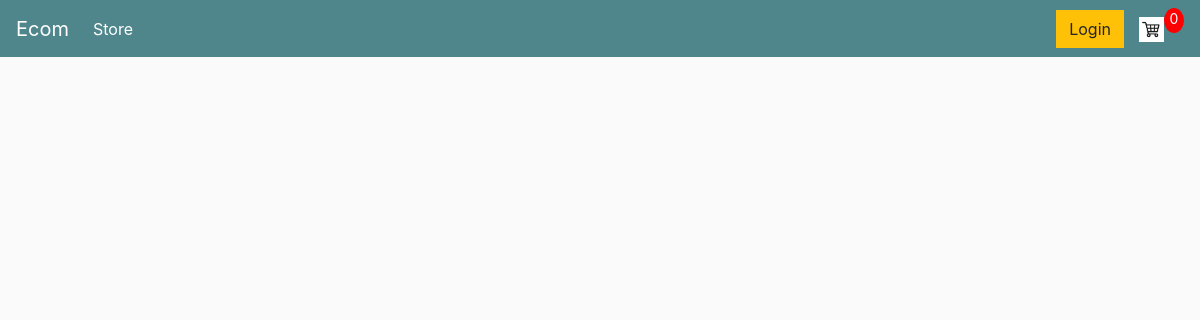
The page /store/ on the database as committed earlier.
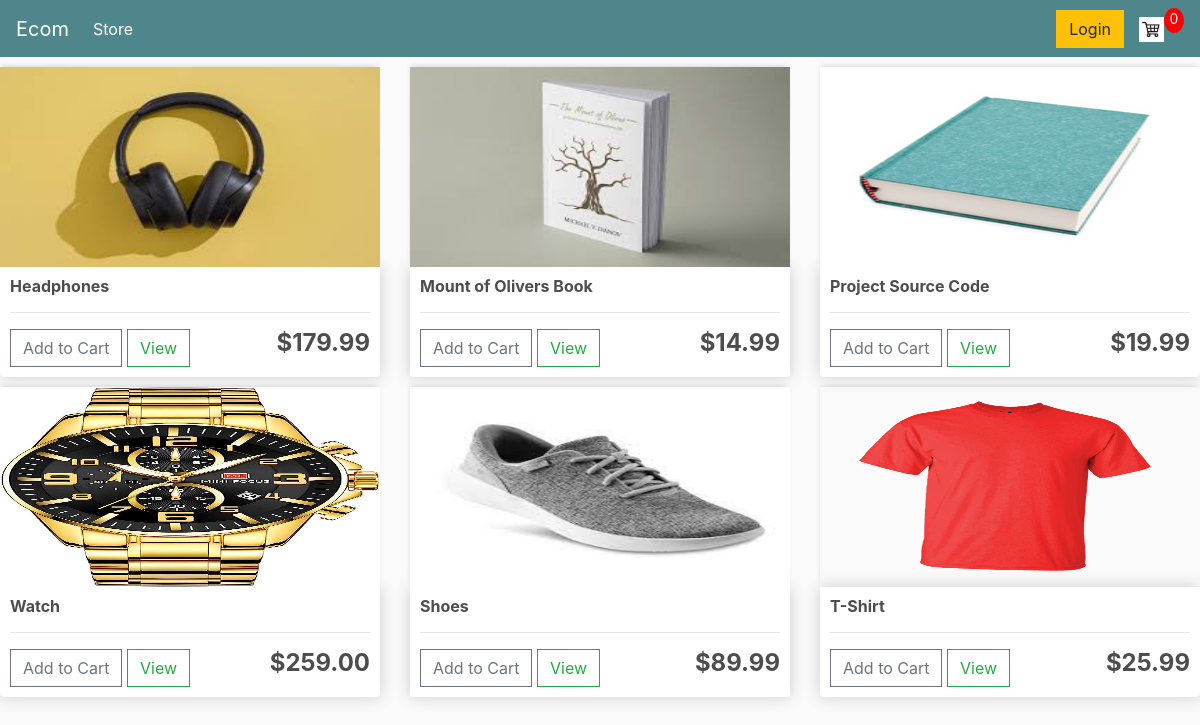
The same page on the database as committed later.
### store/models.py (models this page shows, shortened)
class Product(models.Model):
    name = models.CharField(max_length=200,null=True)
    price = models.DecimalField(null=True,max_digits=7,decimal_places=2)
    digital = models.BooleanField(default=False)
    image = models.ImageField(null=True,blank=True)
    @property
    def imageURL(self):
        try:
            url = self.image.url
        except:
            url= ''
        return url

### store/views.py (the view)
# urls.py: path('',include("store.urls")),
def store(request):
    cookiedata = cookieData(request)
    cartItem = cookiedata['cartItem']
    products = Product.objects.all()
    context = {'products': products,"cartItem":cartItem}
    return render(request,'store.html',context)

### store/utils.py (called while the page is built, shortened)
def cookieCart(request):
    try:
            cart = json.loads(request.COOKIES['cart'])
    except:
        cart = {}
        print("CART:",cart)
    print(cart)
    order = {'totalPrice':0,'totalItems':0,'shipping':False}
    items = []
    cartItem = order['totalItems']
    return {'order':order,'items':items,"cartItem":cartItem}

def cookieData(request):
    if request.user.is_authenticated:
        customer = request.user.customer
        order ,created = Order.objects.get_or_create(customer = customer,complete = False)
        items = order.itemorder_set.all()
        cartItem = order.totalItems
    else:
        cookiedata = cookieCart(request)
        order = cookiedata['order']
        items = cookiedata['items']
        cartItem = cookiedata['cartItem']
    return {'order':order,'items':items,"cartItem":cartItem}

### store/templates/store.html
{% extends 'main.html' %}
{% load static %}
{% block content %}
<div class="row">
    {% for product in  products %}
    <div class="col-lg-4">
        <img class="thumbnail" src="{{product.imageURL}}">
        <div class="box-element product">
            <h6><strong>{{product.name}}</strong></h6>
            <hr>
            <button data-product = {{product.id}} data-action = 'add' class="btn btn-outline-secondary add-btn update-cart">Add to Cart</button>
            <a class="btn btn-outline-success " href="#">View</a>
            <h4 style="display: inline-block; float: right"><strong>${{product.price|floatformat:2}}</strong></h4>
        </div>
    </div>
    {%endfor%}
</div>
{% endblock content %}

### store/templates/main.html (shortened to what this page needs)
<!DOCTYPE html>
{% load static %}
<html>
<head>
	<link rel="stylesheet" href="https://stackpath.bootstrapcdn.com/bootstrap/4.4.1/css/bootstrap.min.css">
	<link rel="stylesheet" type="text/css" href="{% static 'css/main.css' %}">
</head>
<body>
<nav class="navbar navbar-expand-lg navbar-dark bg-dark">
  <a class="navbar-brand" href="{% url 'store' %}">Ecom</a>
  <div class="collapse navbar-collapse" id="navbarSupportedContent">
    <ul class="navbar-nav mr-auto">
      <li class="nav-item active">
        <a class="nav-link" href="{% url 'store' %}">Store <span class="sr-only">(current)</span></a>
      </li>
    </ul>
    <div class="form-inline my-2 my-lg-0">
     	<a href="#"class="btn btn-warning">Login</a>
     	<a href="{% url 'cart' %}">
    		<img  id="cart-icon" src="{% static 'images/cart.jpg' %}">
    	</a>
    	<p id="cart-total">{{cartItem}}</p>
    </div>
  </div>
</nav>
    {%block content%}
    {%endblock content%}
</body>
</html>

### static/css/main.css (style rules this page uses)
body { background-color: hsl(0, 0%, 98%); }
h1, h2, h3, h4, h5, h6 { color: hsl(0, 0%, 30%); }
.box-element { box-shadow: hsl(0, 0%, 80%) 0 0 16px; background-color: #fff; border-radius: 4px; padding: 10px; }
.thumbnail { width: 100%; height: 200px; -webkit-box-shadow: -1px -3px 5px -2px rgba(214, 214, 214, 1); -moz-box-shadow: -1px -3px 5px -2px rgba(214, 214, 214, 1); box-shadow: -1px -3px 5px -2px rgba(214, 214, 214, 1); }
.product { border-radius: 0 0 4px 4px; }
.bg-dark { background-color: #4f868c !important; }
#cart-icon { width: 25px; display: inline-block; margin-left: 15px; }
#cart-total { display: block; text-align: center; color: #fff; background-color: red; width: 20px; height: 25px; border-radius: 50%; font-size: 14px; }
.col-lg-4, .col-lg-6, .col-lg-8, .col-lg-12 { margin-top: 10px; }
.btn { border-radius: 0; }

Rows that differ between the two databases and show on the page:
added Product: imageURL (picture), name "Headphones", price "179.99"
added Product: imageURL (picture), name "Mount of Olivers Book", price "14.99"
added Product: imageURL (picture), name "Project Source Code", price "19.99"
added Product: imageURL (picture), name "Watch", price "259.00"
added Product: imageURL (picture), name "Shoes", price "89.99"
added Product: imageURL (picture), name "T-Shirt", price "25.99"
